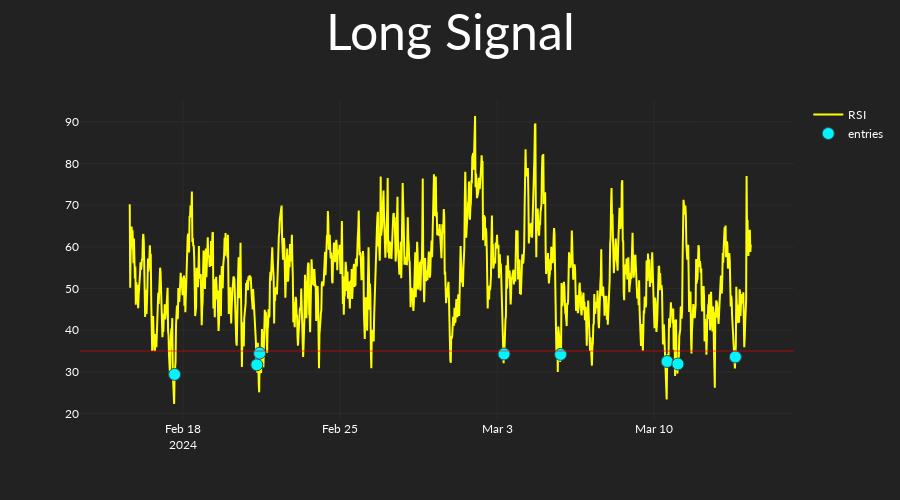
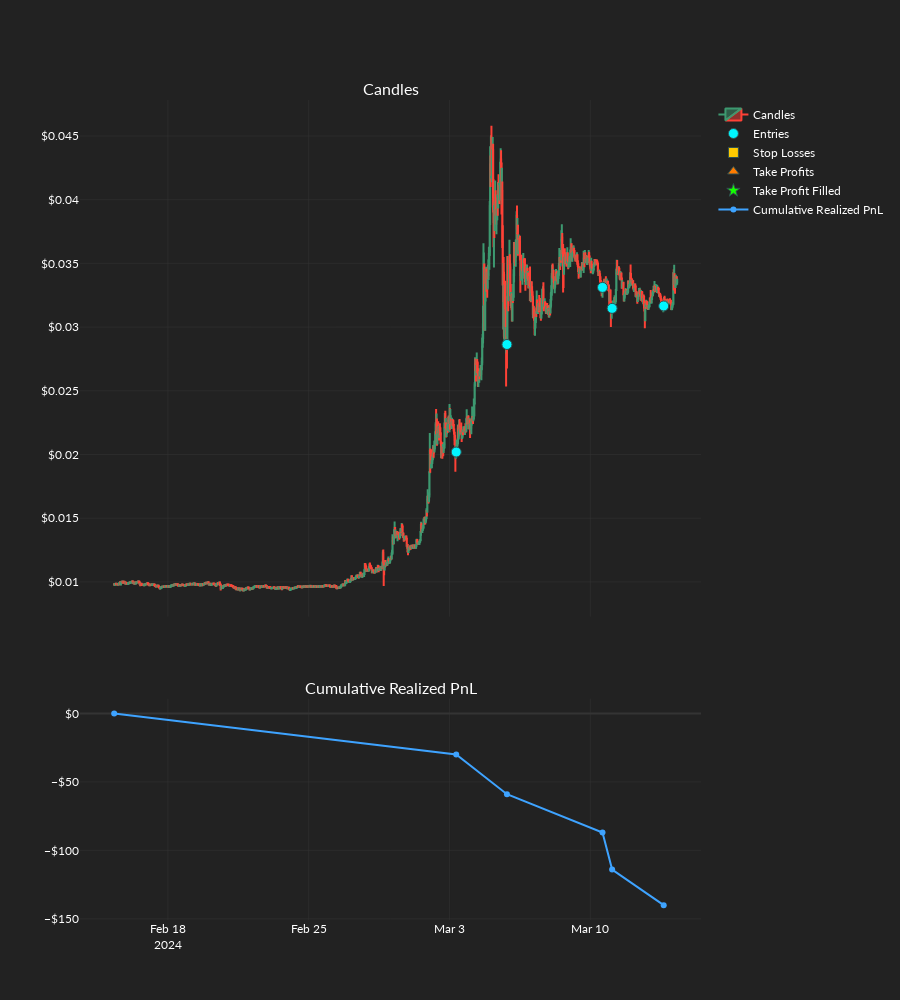

Notebook code cell kept with these figures, in order:
### Code cell
order_records_df = or_backtest(
    backtest_settings=backtest_settings,
    candles=candles,
    dos_arrays=dos_arrays,
    exchange_settings=exchange_settings,
    static_os=static_os,
    strategy=long_start,
    dos_index=24,
    ind_set_index=0,
    plot_results=True,
    logger_bool=True,
)

### Figure 1 — Plotly figure (JSON) as saved in the notebook; plotly's stock layout.template omitted (floating-point values rounded to 4 significant figures; data arrays with more than 128 entries replaced by an {"elided": "..."} marker saying what was removed)
{"data": [{"line": {"color": "yellow"}, "name": "RSI", "type": "scatter", "x": {"elided": "1344 str values"}, "y": {"elided": "1344 float values"}}, {"marker": {"color": "#00F6FF", "line": {"color": "DarkSlateGrey", "width": 1}, "size": 12, "symbol": "circle"}, "mode": "markers", "name": "entries", "type": "scatter", "x": {"elided": "1344 str values"}, "y": {"elided": "1344 float values"}}], "layout": {"height": 500, "shapes": [{"line": {"color": "red"}, "opacity": 0.3, "type": "line", "x0": 0, "x1": 1, "xref": "x domain", "y0": 35, "y1": 35, "yref": "y"}], "title": {"font": {"size": 50}, "text": "Long Signal", "x": 0.5, "xanchor": "center"}, "xaxis": {"rangeslider": {"visible": false}}}}

### Figure 2 — Plotly figure (JSON) as saved in the notebook; plotly's stock layout.template omitted (floating-point values rounded to 4 significant figures; data arrays with more than 128 entries replaced by an {"elided": "..."} marker saying what was removed)
{"data": [{"close": {"elided": "1344 float values"}, "high": {"elided": "1344 float values"}, "low": {"elided": "1344 float values"}, "name": "Candles", "open": {"elided": "1344 float values"}, "type": "candlestick", "x": {"elided": "1344 str values"}, "xaxis": "x", "yaxis": "y"}, {"marker": {"color": "#00F6FF", "line": {"color": "DarkSlateGrey", "width": 1}, "size": 10, "symbol": "circle"}, "mode": "markers", "name": "Entries", "type": "scatter", "x": ["2024-03-03T08:00:00", "2024-03-05T20:30:00", "2024-03-10T14:30:00", "2024-03-11T02:00:00", "2024-03-13T15:30:00"], "xaxis": "x", "y": [0.02019, 0.02863, 0.03311, 0.03147, 0.03166], "yaxis": "y"}, {"marker": {"color": "#FFCA00", "line": {"color": "DarkSlateGrey", "width": 1}, "size": 10, "symbol": "square"}, "mode": "markers", "name": "Stop Losses", "type": "scatter", "x": ["2024-03-03T08:00:00", "2024-03-05T20:30:00", "2024-03-10T14:30:00", "2024-03-11T02:00:00", "2024-03-13T15:30:00"], "xaxis": "x", "y": [null, null, null, null, null], "yaxis": "y"}, {"marker": {"color": "#FF7B00", "line": {"color": "DarkSlateGrey", "width": 1}, "size": 10, "symbol": "triangle-up"}, "mode": "markers", "name": "Take Profits", "type": "scatter", "x": ["2024-03-03T08:00:00", "2024-03-05T20:30:00", "2024-03-10T14:30:00", "2024-03-11T02:00:00", "2024-03-13T15:30:00"], "xaxis": "x", "y": [null, null, null, null, null], "yaxis": "y"}, {"marker": {"color": [], "line": {"color": "DarkSlateGrey", "width": 1}, "size": 10, "symbol": "x"}, "mode": "markers", "name": "Stop Loss Filled", "type": "scatter", "x": [], "xaxis": "x", "y": [], "yaxis": "y"}, {"marker": {"color": "#14FF00", "line": {"color": "DarkSlateGrey", "width": 1}, "size": 10, "symbol": "star"}, "mode": "markers", "name": "Take Profit Filled", "type": "scatter", "x": ["2024-03-03T08:00:00", "2024-03-05T20:30:00", "2024-03-10T14:30:00", "2024-03-11T02:00:00", "2024-03-13T15:30:00"], "xaxis": "x", "y": [null, null, null, null, null], "yaxis": "y"}, {"marker": {"color": "#F1FF00", "line": {"color": "DarkSlateGrey", "width": 1}, "size": 10, "symbol": "diamond-cross"}, "mode": "markers", "name": "Moved SL", "type": "scatter", "x": [], "xaxis": "x", "y": [], "yaxis": "y"}, {"line": {"color": "#3EA3FF"}, "name": "Cumulative Realized PnL", "type": "scatter", "x": ["2024-02-15T08:00:00", "2024-03-03T08:00:00", "2024-03-05T20:30:00", "2024-03-10T14:30:00", "2024-03-11T02:00:00", "2024-03-13T15:30:00"], "xaxis": "x2", "y": [0, -30, -59, -87, -114, -140], "yaxis": "y2"}], "layout": {"annotations": [{"font": {"size": 16}, "showarrow": false, "text": "Candles", "x": 0.5, "xanchor": "center", "xref": "paper", "y": 1, "yanchor": "bottom", "yref": "paper"}, {"font": {"size": 16}, "showarrow": false, "text": "Cumulative Realized PnL", "x": 0.5, "xanchor": "center", "xref": "paper", "y": 0.27, "yanchor": "bottom", "yref": "paper"}], "height": 1000, "xaxis": {"anchor": "y", "domain": [0, 1], "matches": "x2", "rangeslider": {"visible": false}, "showticklabels": false}, "xaxis2": {"anchor": "y2", "domain": [0, 1]}, "yaxis": {"anchor": "x", "domain": [0.37, 1], "tickformat": "$,"}, "yaxis2": {"anchor": "x2", "domain": [0, 0.27], "tickformat": "$,"}}}
